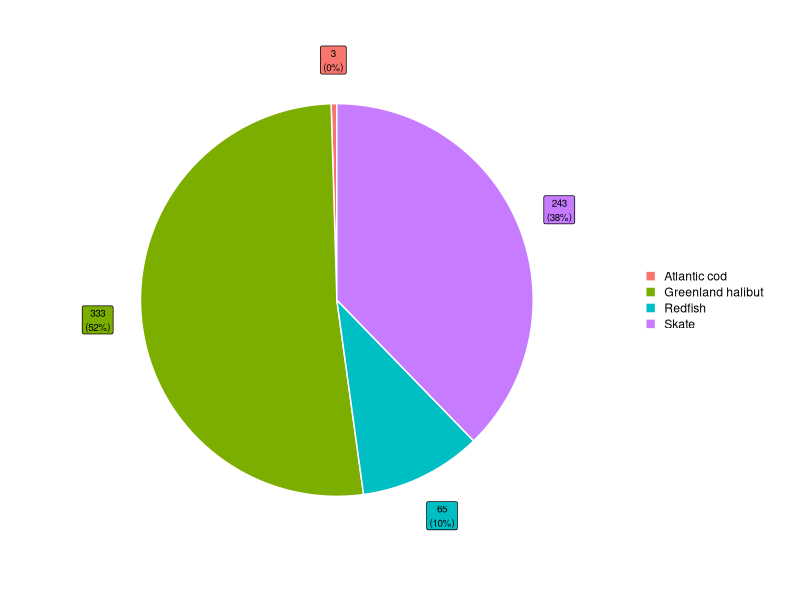
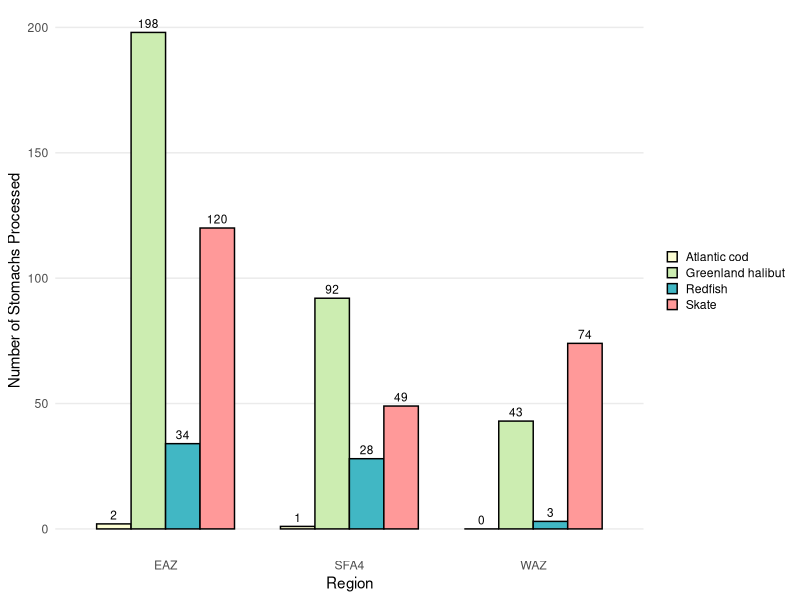
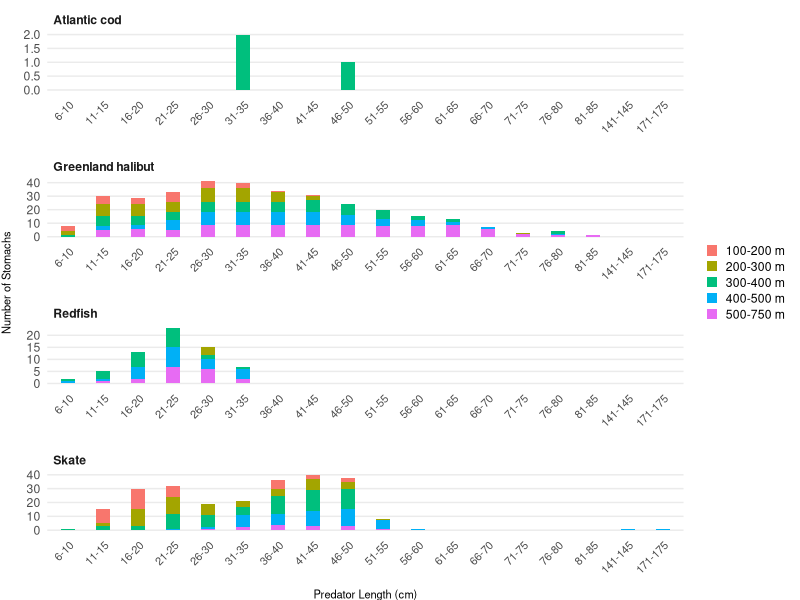

R code for these plots, in order: (Note: this script raises an error after producing the figures.)
## ---- chunk 1
knitr::opts_chunk$set(echo = TRUE) 

# This code chunk sets the parameters for the document code chunks

# The 'include=FALSE' parameter means this particular r chunk won't be shown in the report


######################### Required Packages ####################################


library(ggplot2)
library(tidyverse)
library(dplyr)
library(ggrepel)           # Fig 3: ensures labels don't overlap
library(reshape2)          # Fig 4
library(viridis)                 # Fig 5 - color blind friendly palette
# library(gt)                      # Table formatting
# library(gtExtras)                # Additional table formatting options
library(flextable)        # Table 1 options
# library(kableExtra)       # Table 1 extra Kable options that may only work in HTML
# library(officer)          # helps flextable formatting transfer to Word doc
library(ggtext)             # allows for text formatting in ggplots (Markdown syntax)
library(ggpubr)     # give ggarrange function


######## Setting up the Theme

# At the 5 Minute mark it goes into establishing a universal theme for all charts https://www.youtube.com/watch?v=4KMrOZ_BbKE
    # not sure it would work here because it has charts and tables??

# examples from video is
# theme_set(theme_bw() + theme(title = element_text(colour = "steelblue", face = "bold")))


################# Notes on cross-referencing figures and tables ################


# In the YAML Header, the 'bookdown::word_document2' parameter gives the ability to cross-reference

# I can reference in text using Figure \@ref(fig:label). It hyperlinks it in pdf but not word. It also gives different Figure number in pdf and word. So there are still things to figure out.
  # to cross reference the figure needs a unique code-chunk name, and have a figure caption

# Code chunk names should be one word or separated with '-', not with spaces, '_', or '.'
  #{r code-chunk}

# I can create figure captions by including 'fig.cap=' in the {r code-chunk, fig.cap=caption text}.

  # If text \@ref(fig:label) is included in notes in the R markdown portion, there will be an error that occurs when Knitting. Therefore included here.
## ---- chunk 2

# This code chunk:
    # imports the data
    # manipulates the data it to create the base prey dataframe
    # manipulates the data it to create the base predator dataframe
    # checks & saves the dataframe structures

# The data imported must be structured consistently in order to utilize this coding.

# All code to check dataframe structure are commented out. If not they will produce outputs into the report.


############################ Key Data Structure Assumption #####################

# It is assumed that the imported data will initially have a structure consistent to the example saved immediately below. Particularly the variable names and variable data type (e.g. chr, int, num)



### Example initial imported dataset structure 

# 'data.frame':	2300 obs. of  16 variables:
#  $ content.key: chr  "72138002_892_1_1_-171_212" "72138002_892_1_1_-171_212" "72138002_892_1_1_-171_212" "72138002_892_1_1_-171_212" ...
#  $ prey.sp    : int  9998 9998 9998 9998 4770 4770 4770 4770 9998 9998 ...
#  $ weight     : num  0 0 0 0 0.0015 0.0015 0.0015 0.0015 0 0 ...
#  $ count      : int  0 0 0 0 1 1 1 1 0 0 ...
#  $ pred.sp    : int  892 892 892 892 892 892 892 892 892 892 ...
#  $ length     : int  40 40 40 40 45 45 45 45 52 52 ...
#  $ year       : int  2013 2013 2013 2013 2013 2013 2013 2013 2013 2013 ...
#  $ start.depth: int  823 823 823 823 823 823 823 823 823 823 ...
#  $ end.depth  : int  829 829 829 829 829 829 829 829 829 829 ...
#  $ lat.deg    : int  64 64 64 64 64 64 64 64 64 64 ...
#  $ lat.min    : num  27.9 27.9 27.9 27.9 27.9 ...
#  $ long.deg   : int  57 57 57 57 57 57 57 57 57 57 ...
#  $ long.min   : num  59.8 59.8 59.8 59.8 59.8 ...
#  $ sa.code    : chr  "2G" "RISA" "SFA2EX" "SFA3" ...
#  $ sort.key   : int  10 7 6 8 10 7 6 8 10 7 ...
#  $ trawl.id   : int  72138002 72138002 72138002 72138002 72138002 72138002 72138002 72138002 72138002 72138002 ...


####################### Importing Your Data ####################################


### import data

prey <- read.csv('data/raw/2019_StomachContent_test.csv') 
    # assumes header=TRUE and knows it's separated by commas

str(prey)
    # check initial data structure. Does it match example above?


########################## Creating Base Prey Dataframe ########################


# This code chunk:
    # manipulates the data it to create the base prey dataframe
    # checks & saves the dataframe structure

# 'prey' dataframe: each row is a new prey item per sampled stomachs

# Dataframe transformations:
    # add column with shrimp fishing regions (EAZ, WAZ, SFA4)
    # add column with predator 'category' names (Atlantic code, Greenland halibut, Redfish, Skate)
    # add column with depth range category (100-200 m, 200-300 m, 300-400 m, 400-500 m, 500-750 m)
    # add predator length range category (binned into 5 cm length groups)

# Finish with checking and storing dataframe structure



### Adding 'region' category (WAZ, EAZ, SFA4) 

prey$region = prey$Study.Area  
    # creates new column that is duplicate of sa.code, and renames to pred. name

prey <- prey %>% 
  mutate(region=recode(region, "RISA"="EAZ", "SFA2EX"="EAZ", "SFA3" = "WAZ",
                       "2G" = "SFA4"))
    # renaming values in the prey$region column



### Adding predator category

prey$pred.name = prey$OS_ID  
    # creates new column that is duplicate of pred.sp, and renames to pred. name

prey <- prey %>%
  mutate(pred.name=recode(pred.name, "892" = "Greenland halibut",
                          "438" = "Atlantic cod",
                          "792" = "Redfish", "793" = "Redfish", "794" = "Redfish",
                          "997" = "Redfish", "998" = "Redfish",
                          "80" = "Skate", "88" = "Skate", "89" = "Skate",
                          "90" = "Skate", "91" = "Skate", "92" = "Skate",
                          "94" = "Skate", "95" = "Skate", "96" = "Skate",
                          "97" = "Skate"))
    # replaces species codes with predatory categories in new column. 
    # See 'Predator Codes and Names.txt' file in 'Scripts' folder for list of species names attached to each code



### Adding depth range category

# The Access database does have a depth-range column BUT it has with a variety of overlapping ranges.
# Below code creates desired depth ranges based on start-end depths
# This ensures code is repeatable even if new depth ranges are added into the database

prey <- prey %>% 
  mutate(depth = case_when(Start.Depth >= 100 & End.Depth >= 100 & 
                             Start.Depth <= 200 & End.Depth <= 200 ~ "100-200 m",
                           
                           Start.Depth >= 200 & End.Depth >= 200 & 
                             Start.Depth <= 300 & End.Depth <= 300 ~ "200-300 m",
                           
                           Start.Depth >= 300 & End.Depth >= 300 & 
                             Start.Depth <= 400 & End.Depth <= 400 ~ "300-400 m",
                           
                           Start.Depth >= 400 & End.Depth >= 400 & 
                             Start.Depth <= 500 & End.Depth <= 500 ~ "400-500 m",
                           
                           Start.Depth >= 500 & End.Depth >= 500 & 
                             Start.Depth <= 750 & End.Depth <= 750 ~ "500-750 m"))
    # yes multiple categories both use the same 'start/end' points.
    # the combination of requirements within each depth category means there isn't actually overlap



### Adding predator length range category

# Binning the data
prey <- prey %>% 
  mutate(length.range = cut(Length, breaks=seq(from = 0, to = 5.99, by = 5.99))) %>% 
    # sets first bin as < 6
  
  mutate(length.range = cut(Length, breaks=seq(from = 5.99, to = max(Length)+5, by = 5)))   
    # sets remaining bins as # >=6 and <11 (or range 6-10). Etc
    # max(Length) ends the sequence at the length of the longest fish sampled
    # longest fish ends up being excluded with this
    # max(Length)+5 ensures the longest fish will be included


# Reformatting the binned outputs 
prey <- prey %>%
  mutate(length.range = str_replace(length.range, ',', '-')) %>%        
    # replaces , with -
  
  mutate(length.range = gsub("[(]|[]]", '', length.range,)) %>%        
    # removes ( or ]. Equivalent code wasn't working with str_replace
  
  mutate(length.range = str_replace(length.range, "5.99", "6"))  %>%    
    # replaces 5.99 with 6
  
  mutate(length.range = str_replace(length.range, "1$", "0")) %>%       
    # if the last digit is 1, it is replaced with a 0
  
  mutate(length.range = str_replace(length.range, "6$", "5"))           
    # if the last digit is 6, it is replaced with a 5



### Any missing values?

colSums(is.na(prey)) 
    # check if there are any NAs remaining (shows # NA's per column)



### Saving the prey dataframe structure

str(prey) 

# 'data.frame':	1236 obs. of  23 variables:
 
# $ ContentKey        : chr  "62114003_892_3_1_-14_1733" "62114003_892_3_1_-15_1732" "62114003_892_3_1_-16_1728"...
# $ Prey_OS_ID        : int  6967 9998 6967 6967 6967 6967 8020 8020 4950 8530 ...
# $ PreyWt            : num  0.3 NA 0.286 0.091 0.079 ...
# $ Prey_Count        : int  NA NA NA NA NA NA NA NA NA NA ...
# $ OS_ID             : int  892 892 892 892 892 892 892 892 892 892 ...
# $ Length            : num  24.5 20 20 20.5 17 14 37.5 27 27 33 ...
# $ Trawl_ID          : int  62114003 62114003 62114003 62114003 62114003 62114003 62114003 62114003 62114003 ...
# $ Year              : int  2019 2019 2019 2019 2019 2019 2019 2019 2019 2019 ...
# $ Start.Depth       : int  269 269 269 269 269 269 269 269 269 269 ...
# $ End.Depth         : int  271 271 271 271 271 271 271 271 271 271 ...
# $ Depth.Range       : chr  "201-300" "201-300" "201-300" "201-300" ...
# $ Study.Area        : chr  "2G" "2G" "2G" "2G" ...
# $ Scientific.Name   : chr  "REINHARDTIUS HIPPOGLOSSOIDES" "REINHARDTIUS HIPPOGLOSSOIDES" ...
# $ CommonName        : chr  "GREENLAND HALIBUT, TURBOT" "GREENLAND HALIBUT, TURBOT" ...
# $ Start.Lat.Degree  : int  57 57 57 57 57 57 57 57 57 57 ...
# $ Start.Lat.Minutes : num  45.1 45.1 45.1 45.1 45.1 ...
# $ Start.Long.Degree : int  60 60 60 60 60 60 60 60 60 60 ...
# $ Start.Long.Minutes: num  24.2 24.2 24.2 24.2 24.2 ...
# $ FishKey           : chr  "62114003_892_3_1_-14" "62114003_892_3_1_-15" "62114003_892_3_1_-16" ...
# $ region            : chr  "SFA4" "SFA4" "SFA4" "SFA4" ...
# $ pred.name         : chr  "Greenland halibut" "Greenland halibut" "Greenland halibut" "Greenland halibut" ...
# $ depth             : chr  "200-300 m" "200-300 m" "200-300 m" "200-300 m" ...
# $ length.range      : chr  "21-25" "16-20" "16-20" "16-20" ...


###################### Creating Base Predator Dataframe ########################


# This code chunk:
    # manipulates the data it to create the base predator dataframe
    # checks & saves the dataframe structure

# 'pred' dataframe: each row is a new fish that's stomach was sampled 

# Dataframe transformations:
    # check number of fish sampled
    # duplicate prey dataframe
    # remove duplicate fish-id values (from multiple prey found within stomachs)
    # confirm number of sampled fish retained is correct
    # add column for number of stomachs sampled

# Finish with checking and storing dataframe structure



### checking how many unique fish were sampled

length(unique(prey$FishKey))
    # 2019 data: 644 observations



### duplicating base prey dataframe

pred <- prey



### Retain one row per sampled fish

# removing duplicated values for FishKey so that there is one entry per predator
pred <- pred[!duplicated(pred$FishKey),]
    # removes duplicates in FishKey

# CHECK NUMBER VARIABLES! Does it match # unique fish sampled above

 str(pred) 
    # for 2019 data: 644 observations



### Adding category for the number of stomachs sampled per fish

pred$sampled.stomach <- 1 



### Saving Structure of Base Dataframe

# str(pred)

# 'data.frame':	644 obs. of  22 variables:

# $ ContentKey        : chr  "62114003_892_3_1_-14_1733" "62114003_892_3_1_-15_1732" ...
# $ Prey_OS_ID        : int  6967 9998 6967 6967 6967 6967 8020 8020 8530 8020 ...
# $ PreyWt            : num  0.3 NA 0.286 0.091 0.079 ...
# $ Prey_Count        : int  NA NA NA NA NA NA NA NA NA NA ...
# $ OS_ID             : int  892 892 892 892 892 892 892 892 892 892 ...
# $ Length            : num  24.5 20 20 20.5 17 14 37.5 27 33 33.5 ...
# $ Trawl_ID          : int  62114003 62114003 62114003 62114003 62114003 62114003 62114003 62114003 62114003 ...
# $ Year              : int  2019 2019 2019 2019 2019 2019 2019 2019 2019 2019 ...
# $ Start.Depth       : int  269 269 269 269 269 269 269 269 269 269 ...
# $ End.Depth         : int  271 271 271 271 271 271 271 271 271 271 ...
# $ Depth.Range       : chr  "201-300" "201-300" "201-300" "201-300" ...
# $ Study.Area        : chr  "2G" "2G" "2G" "2G" ...
# $ Scientific.Name   : chr  "REINHARDTIUS HIPPOGLOSSOIDES" "REINHARDTIUS HIPPOGLOSSOIDES" ...
# $ CommonName        : chr  "GREENLAND HALIBUT, TURBOT" "GREENLAND HALIBUT, TURBOT" ...
# $ Start.Lat.Degree  : int  57 57 57 57 57 57 57 57 57 57 ...
# $ Start.Lat.Minutes : num  45.1 45.1 45.1 45.1 45.1 ...
# $ Start.Long.Degree : int  60 60 60 60 60 60 60 60 60 60 ...
# $ Start.Long.Minutes: num  24.2 24.2 24.2 24.2 24.2 ...
# $ FishKey           : chr  "62114003_892_3_1_-14" "62114003_892_3_1_-15" "62114003_892_3_1_-16" ...
# $ region            : chr  "SFA4" "SFA4" "SFA4" "SFA4" ...
# $ pred.name         : chr  "Greenland halibut" "Greenland halibut" "Greenland halibut" "Greenland halibut" ...
# $ sampled.stomach      : num  1 1 1 1 1 1 1 1 1 1 ...

## ---- chunk 3

# before knitting ensure to comment out in source code:
    # loading libraries
    # importing prey base dataframes (below loading libraries)
    # importing table dataframe (right before creating the table itself)
    # code that produces console outputs except for the final table
        # e.g. str()

# before knitting update the year on any source code outputs:
    # there are 2 'write.csv' codes

## ---- chunk 4

# The purpose of this code chunk is to create Figure 3

# Figure Caption is currently from Polaczek 2023

# The sections of this code chunk are:
    # Creating a new dataframe for Figure 3
    # Creating and Formatting Figure 3 pie chart
    # Recording Additional Geom_Label arguments that we may want to include in further edits 

# Tutorial and experimental codes for Fig 3 are saved in (scripts/draft code/Draft_Script_Fig03_PieChart.R).

# Those notes include other pie chart packages, functions, and arguments that I learned but did not end up using

# Additional notes on geom_label and geom_label_repel are saved at the bottom of (Script_Figure3_PieChart.R)


#################### Creating new dataframe for Figure #########################


# This dataframe will detail the total sum of stomachs sampled per predator category

# All code to check dataframe structure are commented out. If not they will produce outputs into the report.

# library(ggrepel) 
    # included in code chunk 'r setup'



### Create figure dataframe

pred.total <- aggregate(pred$sampled.stomach, list(pred$pred.name), sum)

# pred.total 



### Renaming the columns in the new dataframe

names(pred.total)[names(pred.total) == "Group.1"] <- "pred.name"

names(pred.total)[names(pred.total) == "x"] <- "stomach.total"

# names(pred.total)



### Creating figure labels

pred.total$label <- paste(pred.total$stomach.total, sep = "
", 
                          paste0( "(", round(100 * pred.total$stomach.total / sum(pred.total$stomach.total), 0 ), "%)" ))
    # Label structure will be 'total stomach sampled (% of stomachs)'
    # DO NOT ADJUST THE SPACING AFTER [sep = "..."]. This splits the values into 2 lines. Adding spaces will uncenter second line. 
    # paste() puts spaces between labels
    # paste0() does not have spaces between labels. Which means there is no space between # and % (e.g. 40% vs 40 %)



### Checking Final Database Structure

# str(pred.total)


### Saving Final Database Structure 

# 'data.frame':	4 obs. of  3 variables:
#  $ pred.name    : chr  "Atlantic cod" "Greenland halibut" "Redfish" "Skate"
#  $ stomach.total: num  20 1340 900 40
#  $ label        : chr  "20\n(1%)" "1340\n(58%)" "900\n(39%)" "40\n(2%)"


################### Building and Formatting the Pie Chart ######################


### Creating the pie chart

ggplot(pred.total, aes(x = "", y = stomach.total, fill = pred.name)) +
  
  coord_polar(theta = "y") + 
        # basing the circular coordinates on the y value (stomach.total)
  
  geom_col(color = "white", linewidth = 0.5) + 
       # creates white line separations between pieces
  
  theme_void() + 
        # removes the default theme (grey background & external grid lines)
  
  geom_label(aes(x = 1.65, label = label),  
        # x=# moves labels along 'x-axis'. Goal here is outside the pie chart.
        # label = pred.total$label created above. 
        # with 'aes()' we don't need 'pred.total$..'. Knows we are in 
    size = 2.5, 
        # adjusts size of label text
    position = position_stack(vjus = 0.5), 
        # defines 'y-axis' position of label. 'vjus=0.5' is centered.
    show.legend = FALSE) +
        # Removes geom_label default of adding an 'a' to legend colors
  
  theme(
    legend.title = element_blank(), 
        # removes legend title
    legend.key.size = unit(3, "mm"), 
        # adjusts width of legend color symbols
    legend.key.height = unit(3, "mm"), 
        # adjusts height of legend color symbols
    legend.key.spacing.y = unit(1, "mm"),
        # defines space between legend items
  )

## ---- chunk 5

# The purpose of this code chunk is to create Figure 4

# Figure Caption is currently from Polaczek 2023

# The sections of this code chunk are:
    # Creating a new dataframe for Figure 4
    # Creating and Formatting Figure 4 bar chart

# If desired, additional notes and links to tutorial youtubes/webpages I used to create Figure 4 are recorded in (scripts/draft code/Draft_Script_Fig4_Bar-sample-region.R)

# Those notes include sites and tutorials that assisted me with:
    # Creating figure dataset
    # GGPLOT2 Code for Grouped Pie Charts
    # additional ggplot2 arguments not used in this chart



################### Creating New Dataframe for Fig 4 ###########################

# This dataframe will detail the total sum of stomachs sampled per predator category in each region

# All code to check dataframe structure are commented out. If not they will produce outputs into the report.

# New Dataframe structure will need:
    # Two categorical variables:
        # x-axis: regions
        # fill: predator category
    # One numerical variable: 
        # y-axis: total samples per predator species per region

# library(reshape2) 
    # included in code chunk 'r setup'



### create Fig 4 dataframe: sum stomach samples per species, per region

wide.data <- dcast(pred, region~pred.name, value.var="sampled.stomach", sum)
    # creates a dataframe in a 'wide format' and we will want a 'long format' dataframe
    # Tutorial 1 in Fig 4 draft code doc

# wide.data



### converting 'wide format' to 'long format'

region.total <- melt(data = wide.data,                       
      # melt() converts from wide (sp. spread across rows) to long format (sp. compiled into one row)
                     id.vars = "region",                     
      # id.vars : vector of variables I want to stack
                     measured.vars = c("Atlantic cod",       
                                       "Greenland halibut", 
                                       "Redfish", "Skate"),
      # measured.vars : identifies the columns that have the data I want to stack
                     variable.name = "pred.name",            
      # variable.name : what I want to call the stacked column
                     value.name = "stomach.sum")             
      # value.name : name of the column of my stacked measurements in my output data frame
    
      # Tutorial 2 in Fig 4 draft code doc melt()
    

# region.total



### Checking Final Database Structure

# str(region.total)



### Saving Final Database Structure 

# 'data.frame':	12 obs. of  3 variables:
# $ region     : chr  "EAZ" "SFA4" "WAZ" "EAZ" ...
# $ pred.name  : Factor w/ 4 levels "Atlantic cod",..: 1 1 1 2 2 2 3 3 3 4 ...
# $ stomach.sum: num  2 1 0 198 92 43 34 28 3 120 ...


############### Building and Formatting the Grouped Bar Chart ##################


### Grouped Bar Chart

ggplot(data = region.total,
       aes(fill=pred.name, y=stomach.sum, x=region)) + 
  
  geom_bar(position = position_dodge(),                          
         # makes the bars beside each other while being compatible with additional arguments
           width = 0.75,                                         
         # defines width of bars
           stat="identity",
           color = "black") +                                    
         # makes black boarders around bars
  
  geom_text(aes(label = stomach.sum),                            
         # label bar charts based on y value
            vjust = -0.5,                                        
         # puts labels above bars
            size = 3,                                            
         # changes size of labels
            position = position_dodge(width = 0.75)) +
         # matches the labels with our grouped bars (match widths in geom_text and geom_bar)
  
  scale_fill_manual(values = c("Atlantic cod" = "#FCFED4",       
                               "Greenland halibut" = "#CCEDB1", 
                               "Redfish" = "#41B7C4", 
                               "Skate" ="#FF9999" )) +
        # above assigns colour to particular predator categories
  
  theme_minimal() +                                              
        # minimal theme removes right/left boarders
        # minimal theme places x-axis directly below bars
        # minimal theme removes gray background color
  
  theme(legend.title = element_blank(),                          
        # removes legend title
        legend.key.size = unit(3, "mm"),                         
        # adjusts width of legend color symbols
        legend.key.height = unit(3, "mm"),                       
        # adjusts height of legend color symbols 
        legend.key.spacing.y = unit(1, "mm"),                    
        # defines space between legend items
        panel.grid.minor = element_blank(),                      
        # removes all minor grid-lines 
        panel.grid.major.x = element_blank()) +                  
        # removes grid-lines along the x-axis
  
  labs(x = "Region",                                             
        # x-axis title
       y = "Number of Stomachs Processed",)                      
        # y-axis title

## ---- chunk 6
# The purpose of this code chunk is to create Figure 5

# The sections of this code chunk are:
    # Creating and Formatting Figure 5 paneled-bar chart

# No creation of a new dataframe is required for Fig 5


# This figure will detail the total sum of stomachs sampled per size class within each depth stratum.
    # Different panel for each predator category

# Figure structure will need:
    # Three categorical variables:
        # x-axis: predator length
        # fill: depth range
        # facet: predator category
    # One numerical variable:
        # y-axis: sum stomach samples that falls within categories


# If desired, old/test code and additional links to tutorial youtubes/webpages I used to create Figure 5 are recorded in (scripts/draft code/Draft_Script_Fig5_Stomach-by-Length.R)

# Those notes include sites and tutorials that assisted me with:
    # Data structure for figure
    # Building faceted stacked bar charts
    # Formatting faceted stacked bar charts
    # Unused but Interesting ggplot2 arguments
    # Creating a Base Theme for R Markdown Plots


############### Building and Formatting the Grouped Bar Chart ##################


### Faceted Stacked Bar Chart

ggplot(pred, aes(reorder(length.range, Length))) +  
  # orders the X-axis categories based on numerical length of fish
  # basically makes ggplot see and order the x-axis as numbers vs text
  
  geom_bar(aes(fill = depth),
           position = "stack",
           stat="count",
           width = 0.4) +   # changes the width of the bars 
  
  facet_wrap(~ pred.name, 
             nrow = 5, 
             scale = "free_y",
             axes = "all_x") +
  
  theme_minimal() + 
  
  theme(axis.text.x = element_text(angle = 45,hjust = 1, size = 8 ),
        axis.title = element_text(size = 8),
        axis.title.y = element_text(vjust = +3),                 # pulls y-axis title away from chart
        axis.title.x = element_text(vjust = -2),                 # pulls x-axis title away from chart
        legend.title = element_blank(),                          # removes legend title
        legend.key.size = unit(3, "mm"),                         # adjusts width of legend color symbols
        legend.key.height = unit(3, "mm"),                       # adjusts height of legend color symbols
        legend.key.spacing.y = unit(1, "mm"),                    # defines space between legend items
        panel.grid.minor = element_blank(),                      # removes all minor grid-lines
        panel.grid.major.x = element_blank(),
        panel.spacing = unit(13, 'point'),                         # adds space between panels
        strip.text = element_text(face = "bold",      # bolds the panel titles
                                  hjust = 0)) +       # pulls panel titles to the top left
  
  labs(x = "Predator Length (cm)",
       y = "Number of Stomachs")
## ---- chunk 7

# before knitting ensure to comment out in source code:
    # loading libraries
    # importing xxxx base dataframes (below loading libraries)
    # importing table dataframe (right before creating the table itself)
    # code that produces console outputs except for the final table
        # e.g. str()

# before knitting update the year on any source code outputs:
    # xxxxxxxxxxxxxxxxxxx there are 2 'write.csv' codes

## ---- chunk 8

# {file = 'Script_Table02_Stomachs-Full-Empty.R'}

# before knitting ensure to comment out in source code:
    # loading libraries
    # importing xxxx base dataframes (below loading libraries)
    # importing table dataframe (right before creating the table itself)
    # code that produces console outputs except for the final table
        # e.g. str()

# before knitting update the year on any source code outputs:
    # xxxxxxxxxxxxxxxxxxx there are 2 'write.csv' codes

### Creating new dataframe for Table 2

stomach.ratio  <- pred %>%               # create new dataframe based on 'pred'                    
    
  select(Prey_OS_ID,                    # subsets dataframe by selected columns
         pred.name, 
         length.range, 
         sampled.stomach) %>%


  
### Assigning Full vs Empty Stomachs
    # if I add these in, THEN I MUST FILTER STOMACHS FROM PREY DATABASE THAT ONLY HAVE THESE
    # THIS IS KEY - the pred df has indiscriminately removed duplicates. 
        # Fine for Empty Stomachs.
        # NOT fine when there could have been multiple prey/objects in stomachs
    # other potential 'Empty Stomachs' codes:
        # 2222 = Plant
        # unknown????? (if yes, 10746-10750)
        # other. 9981 (sand), 9982 (stone), 9983 (shells), 9993 (bait), 9995 (other offal), 10757 (mud)
        
  
  mutate(Full = ifelse(Prey_OS_ID == 9998,     # create new column 'Full' with values based on logical check
                       0,                      # value if logical check is TRUE
                       1)) %>%                 # value if logical check is FALSE
 
   mutate(Empty = ifelse(Prey_OS_ID == 9998,   # Prey_OS_ID of 9998 = 'Empty'
                        1,
                        0))  %>%


### Assigning Groups for Table Layout 

# desiring stomach data summed and displayed by:
    # fish length group (column 1) and 
    # predator category group (rows) 
  
  group_by(length.range, pred.name) %>%        # group by specified categories


                                            
### Sum Stomach Data by Groups
  
# sums the specified values by the grouped categories
    # e.g. total 'full' stomachs by predator length and category
    # creates new dataframe that contains:
        # grouped variables (e.g. length.range, pred.name)
        # new columns containing the summarized values defined in summarise()

  summarise('Full' = sum(Full),                 # 'New Column' = sum('Old Column') 
            'Empty' = sum(Empty),
            'Total' = sum(sampled.stomach),
            .groups = "keep")  %>%              # tells R to keep current group structure
                                                # gives warning that goes into Markdown document if '.groups' not specified

  

### Final Table Structure Formatting

# merge predator categories with the full, empty, total columns.
  
    # columns will now be 'stomach-predator' (e.g. Full-Greenland Halibut)  
    # rows will be predator length
  
  pivot_wider(names_from = pred.name,                       # categorical values to pull from rows to columns
              values_from = c(Full, Empty, Total)) %>%      # numerical values to fill in those columns

  
# Re-Ordering Columns 
  
  relocate(contains('cod'), .after = length.range) %>%     # moves any column with name containing 'cod' to the right of length.range
  relocate(contains('Greenland'), .after = contains('cod')) %>%
  relocate(contains('Red'), .after = contains('Green'))  %>%


# Re-Order Rows from Smallest to Largest Fish

    # length.range not naturally sorted because format is 6-10 vs 006-10
    # so I added 0s, sorted, then removed the extra 0s
  
  mutate(length.range = str_pad(length.range,     # code adds 0s to start of length.range string (6 becomes 006)
                                width=6,          # strings <6 characters will be padded until they =6 characters
                                pad = "0")) %>%   # padding with 0s
                                                  # width = 6 bumps all strings to ###- (006-, 016-, 141-)
  
  arrange(length.range) %>%                       # sort smallest to largest now that length.range strings equal character length before '-'
  
  mutate(length.range = str_replace(length.range, # removing the extra zeros for Table formatting
                                    "^0{1,}",     # select 1+ '0's at the beginning of strings
                                    "")) %>%         # remove selected '0's
  
  
# Replace 0 and NA values with '-' 
    # I could not select and replace across the entire dataframe within dyplr
    # I had to use Base R for Step 2
    # Step 1: replacing 'NA' with 0 in dyplr (replace)
    # Step 2: replacing '0' with '-' in base R (lapply) and stringr (str_replace_all)
    

  replace(is.na(.), 0)                                 # if there are NA's, replace with 0

stomach.ratio <- data.frame(lapply(stomach.ratio, function(x){    # honestly - I don't know what above code does but it works
  str_replace_all(x,                                              # will be related to the code in the above line. But Idk who it actually works
                  "(?<!\\S)0(?!\\S)",                             # select '0' with nothing before or after
                  "-")                                            # replace with '-'
})) 


################################# Build Table #################################

### Create Table 2

flextable(stomach.ratio) %>%
  add_header_row(top = TRUE,
                 values = c("", "Atlantic cod", "Greenland halibut", "Redfishes", "Skates"),
                 colwidths = c(1, 3, 3, 3, 3)) %>%

 set_header_labels(length.range = "Size Class",        # renames columns
                   Full_Atlantic.cod = "Full",
                   Empty_Atlantic.cod = "Empty",
                   Total_Atlantic.cod = "Total",
                   Full_Greenland.halibut = "Full",
                   Empty_Greenland.halibut = "Empty",
                   Total_Greenland.halibut = "Total",
                   Full_Redfish = "Full",
                   Empty_Redfish = "Empty",
                   Total_Redfish = "Total",
                   Full_Skate = "Full",
                   Empty_Skate = "Empty",
                   Total_Skate = "Total")  %>%

  bg(bg = "lightgray", part = "header") %>%             # defines header colour
  bold(part = "header")  %>%                             # header text bold

  align(part = "all", align = "center") #  %>%             # centers the entire document
  
#  set_caption(caption = "Number of full, empty, and total (full and empty) stomachs collected for Atlantic Cod (Gadus morhua), Greenland Halibut (Reinhardtius hippoglossides), redfishes (Sebastes sp.), and skates (Rajidae) within each size class.")  #%>%
    # adds caption that R Markdown incorporates
  
#   footnote(i = 2,                                                     # second row
#            j = grep("Full", colnames(stomach.ratio), value = TRUE),   # columns in df containing "Full"
#            part = "header",                                           # apply symbol to header
#            ref_symbols = "1",                                         # specify reference symbol
#            value = as_paragraph("A full stomach is any stomach that was not empty and contained prey items other than only parasites and/or only 
# mucous.")) %>%                                                        # footnote text
#   
#   footnote(i = 2, 
#            j = grep("Empty", colnames(stomach.ratio), value = TRUE),
#            part = "header",
#            ref_symbols = "2",
#            value = as_paragraph("Total length (cm) was used to measure all predators."))

## ---- chunk 9

# This creates an outside border

f6 +
  theme(plot.background = element_rect(colour = "black", 
                                       fill = NA,
                                       linewidth = 1))

## ---- chunk 10

# outside border per panel. Legend below without border

f6ab <- f6a +
  theme(plot.background = element_rect(colour = "black", fill = NA, linewidth = 1))

f6bb <- f6b +
  theme(plot.background = element_rect(colour = "black", fill = NA, linewidth = 1))

ggarrange(f6ab, f6bb,                   # combine figure f6a and f6b into one plot
          ncol = 2,                   # have figures on two columns (nrow = 1 should yield same result)
          labels = "auto",            # label figures in lowercase a, b
          common.legend = TRUE,       # both figures share a common legend
          legend = "bottom",           # place the shared legend on the bottom
          font.label = list(face = "plain")) 

## ---- chunk 11

# outside border per panel and outside figure border

ggarrange(f6ab, f6bb,                   # combine figure f6a and f6b into one plot
          ncol = 2,                   # have figures on two columns (nrow = 1 should yield same result)
          labels = "auto",            # label figures in lowercase a, b
          common.legend = TRUE,       # both figures share a common legend
          legend = "bottom",           # place the shared legend on the bottom
          font.label = list(face = "plain")) +
  
  theme(plot.background = element_rect(colour = "black", fill = NA, linewidth = 1))
## ---- chunk 12

# before knitting ensure to comment out in source code:
    # loading libraries
    # importing xxxx base dataframes (below loading libraries)
    # importing table dataframe (right before creating the table itself)
    # code that produces console outputs except for the final table
        # e.g. str()

# before knitting update the year on any source code outputs:
    # xxxxxxxxxxxxxxxxxxx there are 2 'write.csv' codes

## ---- chunk 13

# This creates an outside border

f8 +
  theme(plot.background = element_rect(colour = "black", 
                                       fill = NA,
                                       linewidth = 1))
## ---- chunk 14

# outside border per panel. Legend below without border

f8ab <- f8a +
  theme(plot.background = element_rect(colour = "black", fill = NA, linewidth = 1))

f8bb <- f8b +
  theme(plot.background = element_rect(colour = "black", fill = NA, linewidth = 1))

ggarrange(f8ab, f8bb,                   # combine figure f6a and f6b into one plot
          ncol = 2,                   # have figures on two columns (nrow = 1 should yield same result)
          labels = "auto",            # label figures in lowercase a, b
          common.legend = TRUE,       # both figures share a common legend
          legend = "bottom",           # place the shared legend on the bottom
          font.label = list(face = "plain")) 

## ---- chunk 15

# outside border per panel and outside figure border

ggarrange(f8ab, f8bb,                   # combine figure f6a and f6b into one plot
          ncol = 2,                   # have figures on two columns (nrow = 1 should yield same result)
          labels = "auto",            # label figures in lowercase a, b
          common.legend = TRUE,       # both figures share a common legend
          legend = "bottom",           # place the shared legend on the bottom
          font.label = list(face = "plain")) +
  
  theme(plot.background = element_rect(colour = "black", fill = NA, linewidth = 1))

## ---- chunk 16

# This section will export the dataframes you have created.

# !! Make sure you update the years appropriately or old data will be written over !!

write.csv(prey, file="data/processed/2019rm_basePrey.csv")
    # base prey dataframe

write.csv(pred, file="data/processed/2019rm_basePred.csv")
    # base predator dataframe

write.csv(pred.total, file="data/processed/2019_F3_pred.total.csv")
    # Fig 3 dataframe

write.csv(region.total, file="data/processed/2019rm_F4_region.total.csv")
    # Fig 4 dataframe
